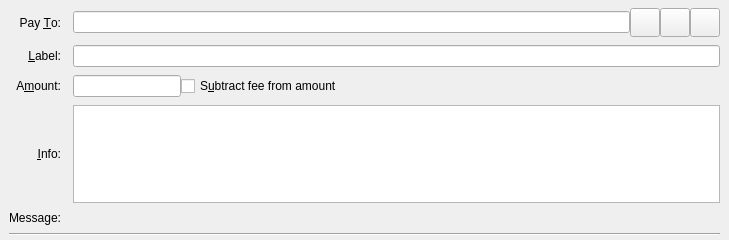
<?xml version="1.0" encoding="UTF-8"?>
<ui version="4.0">
 <class>SendCoinsEntry</class>
 <widget class="QStackedWidget" name="SendCoinsEntry">
  <property name="geometry">
   <rect>
    <x>0</x>
    <y>0</y>
    <width>729</width>
    <height>240</height>
   </rect>
  </property>
  <property name="focusPolicy">
   <enum>Qt::TabFocus</enum>
  </property>
  <property name="autoFillBackground">
   <bool>false</bool>
  </property>
  <property name="currentIndex">
   <number>0</number>
  </property>
  <widget class="QFrame" name="SendCoins">
   <property name="toolTip">
    <string>This is a normal payment.</string>
   </property>
   <property name="frameShape">
    <enum>QFrame::NoFrame</enum>
   </property>
   <layout class="QGridLayout" name="gridLayout">
    <property name="topMargin">
     <number>8</number>
    </property>
    <property name="bottomMargin">
     <number>4</number>
    </property>
    <property name="horizontalSpacing">
     <number>12</number>
    </property>
    <property name="verticalSpacing">
     <number>8</number>
    </property>
    <item row="0" column="0">
     <widget class="QLabel" name="payToLabel">
      <property name="text">
       <string>Pay &amp;To:</string>
      </property>
      <property name="alignment">
       <set>Qt::AlignRight|Qt::AlignTrailing|Qt::AlignVCenter</set>
      </property>
      <property name="buddy">
       <cstring>payTo</cstring>
      </property>
     </widget>
    </item>
    <item row="0" column="1">
     <layout class="QHBoxLayout" name="payToLayout">
      <property name="spacing">
       <number>0</number>
      </property>
      <item>
       <widget class="QValidatedLineEdit" name="payTo">
        <property name="toolTip">
         <string>The Graviocoin address to send the payment to</string>
        </property>
       </widget>
      </item>
      <item>
       <widget class="QToolButton" name="addressBookButton">
        <property name="toolTip">
         <string>Choose previously used address</string>
        </property>
        <property name="text">
         <string/>
        </property>
        <property name="icon">
         <iconset resource="../bitcoin.qrc">
          <normaloff>:/icons/address-book</normaloff>:/icons/address-book</iconset>
        </property>
        <property name="iconSize">
         <size>
          <width>22</width>
          <height>22</height>
         </size>
        </property>
        <property name="shortcut">
         <string>Alt+A</string>
        </property>
       </widget>
      </item>
      <item>
       <widget class="QToolButton" name="pasteButton">
        <property name="toolTip">
         <string>Paste address from clipboard</string>
        </property>
        <property name="text">
         <string/>
        </property>
        <property name="icon">
         <iconset resource="../bitcoin.qrc">
          <normaloff>:/icons/editpaste</normaloff>:/icons/editpaste</iconset>
        </property>
        <property name="iconSize">
         <size>
          <width>22</width>
          <height>22</height>
         </size>
        </property>
        <property name="shortcut">
         <string>Alt+P</string>
        </property>
       </widget>
      </item>
      <item>
       <widget class="QToolButton" name="deleteButton">
        <property name="toolTip">
         <string>Remove this entry</string>
        </property>
        <property name="text">
         <string/>
        </property>
        <property name="icon">
         <iconset resource="../bitcoin.qrc">
          <normaloff>:/icons/remove</normaloff>:/icons/remove</iconset>
        </property>
        <property name="iconSize">
         <size>
          <width>22</width>
          <height>22</height>
         </size>
        </property>
       </widget>
      </item>
     </layout>
    </item>
    <item row="4" column="0">
     <widget class="QLabel" name="messageLabel">
      <property name="text">
       <string>Message:</string>
      </property>
      <property name="alignment">
       <set>Qt::AlignRight|Qt::AlignTrailing|Qt::AlignVCenter</set>
      </property>
     </widget>
    </item>
    <item row="2" column="0">
     <widget class="QLabel" name="amountLabel">
      <property name="text">
       <string>A&amp;mount:</string>
      </property>
      <property name="alignment">
       <set>Qt::AlignRight|Qt::AlignTrailing|Qt::AlignVCenter</set>
      </property>
      <property name="buddy">
       <cstring>payAmount</cstring>
      </property>
     </widget>
    </item>
    <item row="4" column="1">
     <widget class="QLabel" name="messageTextLabel">
      <property name="toolTip">
       <string>A message that was attached to the graviocoin: URI which will be stored with the transaction for your reference. Note: This message will not be sent over the Graviocoin network.</string>
      </property>
      <property name="textFormat">
       <enum>Qt::PlainText</enum>
      </property>
     </widget>
    </item>
    <item row="3" column="1">
     <widget class="QPlainTextEdit" name="blob">
      <property name="frameShape">
       <enum>QFrame::StyledPanel</enum>
      </property>
      <property name="frameShadow">
       <enum>QFrame::Sunken</enum>
      </property>
      <property name="verticalScrollBarPolicy">
       <enum>Qt::ScrollBarAsNeeded</enum>
      </property>
      <property name="lineWrapMode">
       <enum>QPlainTextEdit::NoWrap</enum>
      </property>
      <property name="centerOnScroll">
       <bool>false</bool>
      </property>
     </widget>
    </item>
    <item row="1" column="0">
     <widget class="QLabel" name="labellLabel">
      <property name="text">
       <string>&amp;Label:</string>
      </property>
      <property name="alignment">
       <set>Qt::AlignRight|Qt::AlignTrailing|Qt::AlignVCenter</set>
      </property>
      <property name="buddy">
       <cstring>addAsLabel</cstring>
      </property>
     </widget>
    </item>
    <item row="2" column="1">
     <layout class="QHBoxLayout" name="horizontalLayoutAmount" stretch="0,1">
      <item>
       <widget class="BitcoinAmountField" name="payAmount"/>
      </item>
      <item>
       <widget class="QCheckBox" name="checkboxSubtractFeeFromAmount">
        <property name="toolTip">
         <string>The fee will be deducted from the amount being sent. The recipient will receive less graviocoins than you enter in the amount field. If multiple recipients are selected, the fee is split equally.</string>
        </property>
        <property name="text">
         <string>S&amp;ubtract fee from amount</string>
        </property>
       </widget>
      </item>
     </layout>
    </item>
    <item row="1" column="1">
     <widget class="QLineEdit" name="addAsLabel">
      <property name="toolTip">
       <string>Enter a label for this address to add it to the list of used addresses</string>
      </property>
     </widget>
    </item>
    <item row="3" column="0">
     <widget class="QLabel" name="blobLabel">
      <property name="text">
       <string>&amp;Info:</string>
      </property>
      <property name="alignment">
       <set>Qt::AlignRight|Qt::AlignTrailing|Qt::AlignVCenter</set>
      </property>
      <property name="buddy">
       <cstring>blob</cstring>
      </property>
     </widget>
    </item>
    <item row="5" column="0" colspan="2">
     <widget class="Line" name="line">
      <property name="orientation">
       <enum>Qt::Horizontal</enum>
      </property>
     </widget>
    </item>
   </layout>
  </widget>
  <widget class="QFrame" name="SendCoins_UnauthenticatedPaymentRequest">
   <property name="palette">
    <palette>
     <active>
      <colorrole role="WindowText">
       <brush brushstyle="SolidPattern">
        <color alpha="255">
         <red>0</red>
         <green>0</green>
         <blue>0</blue>
        </color>
       </brush>
      </colorrole>
      <colorrole role="Button">
       <brush brushstyle="SolidPattern">
        <color alpha="255">
         <red>255</red>
         <green>255</green>
         <blue>127</blue>
        </color>
       </brush>
      </colorrole>
      <colorrole role="Light">
       <brush brushstyle="SolidPattern">
        <color alpha="255">
         <red>255</red>
         <green>255</green>
         <blue>255</blue>
        </color>
       </brush>
      </colorrole>
      <colorrole role="Midlight">
       <brush brushstyle="SolidPattern">
        <color alpha="255">
         <red>255</red>
         <green>255</green>
         <blue>191</blue>
        </color>
       </brush>
      </colorrole>
      <colorrole role="Dark">
       <brush brushstyle="SolidPattern">
        <color alpha="255">
         <red>127</red>
         <green>127</green>
         <blue>63</blue>
        </color>
       </brush>
      </colorrole>
      <colorrole role="Mid">
       <brush brushstyle="SolidPattern">
        <color alpha="255">
         <red>170</red>
         <green>170</green>
         <blue>84</blue>
        </color>
       </brush>
      </colorrole>
      <colorrole role="Text">
       <brush brushstyle="SolidPattern">
        <color alpha="255">
         <red>0</red>
         <green>0</green>
         <blue>0</blue>
        </color>
       </brush>
      </colorrole>
      <colorrole role="BrightText">
       <brush brushstyle="SolidPattern">
        <color alpha="255">
         <red>255</red>
         <green>255</green>
         <blue>255</blue>
        </color>
       </brush>
      </colorrole>
      <colorrole role="ButtonText">
       <brush brushstyle="SolidPattern">
        <color alpha="255">
         <red>0</red>
         <green>0</green>
         <blue>0</blue>
        </color>
       </brush>
      </colorrole>
      <colorrole role="Base">
       <brush brushstyle="SolidPattern">
        <color alpha="255">
         <red>255</red>
         <green>255</green>
         <blue>255</blue>
        </color>
       </brush>
      </colorrole>
      <colorrole role="Window">
       <brush brushstyle="SolidPattern">
        <color alpha="255">
         <red>255</red>
         <green>255</green>
         <blue>127</blue>
        </color>
       </brush>
      </colorrole>
      <colorrole role="Shadow">
       <brush brushstyle="SolidPattern">
        <color alpha="255">
         <red>0</red>
         <green>0</green>
         <blue>0</blue>
        </color>
       </brush>
      </colorrole>
      <colorrole role="AlternateBase">
       <brush brushstyle="SolidPattern">
        <color alpha="255">
         <red>255</red>
         <green>255</green>
         <blue>191</blue>
        </color>
       </brush>
      </colorrole>
      <colorrole role="ToolTipBase">
       <brush brushstyle="SolidPattern">
        <color alpha="255">
         <red>255</red>
         <green>255</green>
         <blue>220</blue>
        </color>
       </brush>
      </colorrole>
      <colorrole role="ToolTipText">
       <brush brushstyle="SolidPattern">
        <color alpha="255">
         <red>0</red>
         <green>0</green>
         <blue>0</blue>
        </color>
       </brush>
      </colorrole>
     </active>
     <inactive>
      <colorrole role="WindowText">
       <brush brushstyle="SolidPattern">
        <color alpha="255">
         <red>0</red>
         <green>0</green>
         <blue>0</blue>
        </color>
       </brush>
      </colorrole>
      <colorrole role="Button">
       <brush brushstyle="SolidPattern">
        <color alpha="255">
         <red>255</red>
         <green>255</green>
         <blue>127</blue>
        </color>
       </brush>
      </colorrole>
      <colorrole role="Light">
       <brush brushstyle="SolidPattern">
        <color alpha="255">
         <red>255</red>
         <green>255</green>
         <blue>255</blue>
        </color>
       </brush>
      </colorrole>
      <colorrole role="Midlight">
       <brush brushstyle="SolidPattern">
        <color alpha="255">
         <red>255</red>
         <green>255</green>
         <blue>191</blue>
        </color>
       </brush>
      </colorrole>
      <colorrole role="Dark">
       <brush brushstyle="SolidPattern">
        <color alpha="255">
         <red>127</red>
         <green>127</green>
         <blue>63</blue>
        </color>
       </brush>
      </colorrole>
      <colorrole role="Mid">
       <brush brushstyle="SolidPattern">
        <color alpha="255">
         <red>170</red>
         <green>170</green>
         <blue>84</blue>
        </color>
       </brush>
      </colorrole>
      <colorrole role="Text">
       <brush brushstyle="SolidPattern">
        <color alpha="255">
         <red>0</red>
         <green>0</green>
         <blue>0</blue>
        </color>
       </brush>
      </colorrole>
      <colorrole role="BrightText">
       <brush brushstyle="SolidPattern">
        <color alpha="255">
         <red>255</red>
         <green>255</green>
         <blue>255</blue>
        </color>
       </brush>
      </colorrole>
      <colorrole role="ButtonText">
       <brush brushstyle="SolidPattern">
        <color alpha="255">
         <red>0</red>
         <green>0</green>
         <blue>0</blue>
        </color>
       </brush>
      </colorrole>
      <colorrole role="Base">
       <brush brushstyle="SolidPattern">
        <color alpha="255">
         <red>255</red>
         <green>255</green>
         <blue>255</blue>
        </color>
       </brush>
      </colorrole>
      <colorrole role="Window">
       <brush brushstyle="SolidPattern">
        <color alpha="255">
         <red>255</red>
         <green>255</green>
         <blue>127</blue>
        </color>
       </brush>
      </colorrole>
      <colorrole role="Shadow">
       <brush brushstyle="SolidPattern">
        <color alpha="255">
         <red>0</red>
         <green>0</green>
         <blue>0</blue>
        </color>
       </brush>
      </colorrole>
      <colorrole role="AlternateBase">
       <brush brushstyle="SolidPattern">
        <color alpha="255">
         <red>255</red>
         <green>255</green>
         <blue>191</blue>
        </color>
       </brush>
      </colorrole>
      <colorrole role="ToolTipBase">
       <brush brushstyle="SolidPattern">
        <color alpha="255">
         <red>255</red>
         <green>255</green>
         <blue>220</blue>
        </color>
       </brush>
      </colorrole>
      <colorrole role="ToolTipText">
       <brush brushstyle="SolidPattern">
        <color alpha="255">
         <red>0</red>
         <green>0</green>
         <blue>0</blue>
        </color>
       </brush>
      </colorrole>
     </inactive>
     <disabled>
      <colorrole role="WindowText">
       <brush brushstyle="SolidPattern">
        <color alpha="255">
         <red>127</red>
         <green>127</green>
         <blue>63</blue>
        </color>
       </brush>
      </colorrole>
      <colorrole role="Button">
       <brush brushstyle="SolidPattern">
        <color alpha="255">
         <red>255</red>
         <green>255</green>
         <blue>127</blue>
        </color>
       </brush>
      </colorrole>
      <colorrole role="Light">
       <brush brushstyle="SolidPattern">
        <color alpha="255">
         <red>255</red>
         <green>255</green>
         <blue>255</blue>
        </color>
       </brush>
      </colorrole>
      <colorrole role="Midlight">
       <brush brushstyle="SolidPattern">
        <color alpha="255">
         <red>255</red>
         <green>255</green>
         <blue>191</blue>
        </color>
       </brush>
      </colorrole>
      <colorrole role="Dark">
       <brush brushstyle="SolidPattern">
        <color alpha="255">
         <red>127</red>
         <green>127</green>
         <blue>63</blue>
        </color>
       </brush>
      </colorrole>
      <colorrole role="Mid">
       <brush brushstyle="SolidPattern">
        <color alpha="255">
         <red>170</red>
         <green>170</green>
         <blue>84</blue>
        </color>
       </brush>
      </colorrole>
      <colorrole role="Text">
       <brush brushstyle="SolidPattern">
        <color alpha="255">
         <red>127</red>
         <green>127</green>
         <blue>63</blue>
        </color>
       </brush>
      </colorrole>
      <colorrole role="BrightText">
       <brush brushstyle="SolidPattern">
        <color alpha="255">
         <red>255</red>
         <green>255</green>
         <blue>255</blue>
        </color>
       </brush>
      </colorrole>
      <colorrole role="ButtonText">
       <brush brushstyle="SolidPattern">
        <color alpha="255">
         <red>127</red>
         <green>127</green>
         <blue>63</blue>
        </color>
       </brush>
      </colorrole>
      <colorrole role="Base">
       <brush brushstyle="SolidPattern">
        <color alpha="255">
         <red>255</red>
         <green>255</green>
         <blue>127</blue>
        </color>
       </brush>
      </colorrole>
      <colorrole role="Window">
       <brush brushstyle="SolidPattern">
        <color alpha="255">
         <red>255</red>
         <green>255</green>
         <blue>127</blue>
        </color>
       </brush>
      </colorrole>
      <colorrole role="Shadow">
       <brush brushstyle="SolidPattern">
        <color alpha="255">
         <red>0</red>
         <green>0</green>
         <blue>0</blue>
        </color>
       </brush>
      </colorrole>
      <colorrole role="AlternateBase">
       <brush brushstyle="SolidPattern">
        <color alpha="255">
         <red>255</red>
         <green>255</green>
         <blue>127</blue>
        </color>
       </brush>
      </colorrole>
      <colorrole role="ToolTipBase">
       <brush brushstyle="SolidPattern">
        <color alpha="255">
         <red>255</red>
         <green>255</green>
         <blue>220</blue>
        </color>
       </brush>
      </colorrole>
      <colorrole role="ToolTipText">
       <brush brushstyle="SolidPattern">
        <color alpha="255">
         <red>0</red>
         <green>0</green>
         <blue>0</blue>
        </color>
       </brush>
      </colorrole>
     </disabled>
    </palette>
   </property>
   <property name="toolTip">
    <string>This is an unauthenticated payment request.</string>
   </property>
   <property name="autoFillBackground">
    <bool>true</bool>
   </property>
   <property name="frameShape">
    <enum>QFrame::NoFrame</enum>
   </property>
   <layout class="QGridLayout" name="gridLayout_is">
    <property name="spacing">
     <number>12</number>
    </property>
    <item row="0" column="0">
     <widget class="QLabel" name="payToLabel_is">
      <property name="text">
       <string>Pay To:</string>
      </property>
      <property name="alignment">
       <set>Qt::AlignRight|Qt::AlignTrailing|Qt::AlignVCenter</set>
      </property>
     </widget>
    </item>
    <item row="0" column="1">
     <layout class="QHBoxLayout" name="payToLayout_is">
      <property name="spacing">
       <number>0</number>
      </property>
      <item>
       <widget class="QLabel" name="payTo_is"/>
      </item>
      <item>
       <widget class="QToolButton" name="deleteButton_is">
        <property name="toolTip">
         <string>Remove this entry</string>
        </property>
        <property name="text">
         <string/>
        </property>
        <property name="icon">
         <iconset resource="../bitcoin.qrc">
          <normaloff>:/icons/remove</normaloff>:/icons/remove</iconset>
        </property>
       </widget>
      </item>
     </layout>
    </item>
    <item row="1" column="0">
     <widget class="QLabel" name="memoLabel_is">
      <property name="text">
       <string>Memo:</string>
      </property>
      <property name="alignment">
       <set>Qt::AlignRight|Qt::AlignTrailing|Qt::AlignVCenter</set>
      </property>
     </widget>
    </item>
    <item row="1" column="1">
     <widget class="QLabel" name="memoTextLabel_is">
      <property name="textFormat">
       <enum>Qt::PlainText</enum>
      </property>
     </widget>
    </item>
    <item row="2" column="0">
     <widget class="QLabel" name="amountLabel_is">
      <property name="text">
       <string>A&amp;mount:</string>
      </property>
      <property name="alignment">
       <set>Qt::AlignRight|Qt::AlignTrailing|Qt::AlignVCenter</set>
      </property>
      <property name="buddy">
       <cstring>payAmount_is</cstring>
      </property>
     </widget>
    </item>
    <item row="2" column="1">
     <widget class="BitcoinAmountField" name="payAmount_is">
      <property name="acceptDrops">
       <bool>false</bool>
      </property>
     </widget>
    </item>
   </layout>
  </widget>
  <widget class="QFrame" name="SendCoins_AuthenticatedPaymentRequest">
   <property name="palette">
    <palette>
     <active>
      <colorrole role="WindowText">
       <brush brushstyle="SolidPattern">
        <color alpha="255">
         <red>0</red>
         <green>0</green>
         <blue>0</blue>
        </color>
       </brush>
      </colorrole>
      <colorrole role="Button">
       <brush brushstyle="SolidPattern">
        <color alpha="255">
         <red>140</red>
         <green>232</green>
         <blue>119</blue>
        </color>
       </brush>
      </colorrole>
      <colorrole role="Light">
       <brush brushstyle="SolidPattern">
        <color alpha="255">
         <red>230</red>
         <green>255</green>
         <blue>224</blue>
        </color>
       </brush>
      </colorrole>
      <colorrole role="Midlight">
       <brush brushstyle="SolidPattern">
        <color alpha="255">
         <red>185</red>
         <green>243</green>
         <blue>171</blue>
        </color>
       </brush>
      </colorrole>
      <colorrole role="Dark">
       <brush brushstyle="SolidPattern">
        <color alpha="255">
         <red>70</red>
         <green>116</green>
         <blue>59</blue>
        </color>
       </brush>
      </colorrole>
      <colorrole role="Mid">
       <brush brushstyle="SolidPattern">
        <color alpha="255">
         <red>93</red>
         <green>155</green>
         <blue>79</blue>
        </color>
       </brush>
      </colorrole>
      <colorrole role="Text">
       <brush brushstyle="SolidPattern">
        <color alpha="255">
         <red>0</red>
         <green>0</green>
         <blue>0</blue>
        </color>
       </brush>
      </colorrole>
      <colorrole role="BrightText">
       <brush brushstyle="SolidPattern">
        <color alpha="255">
         <red>155</red>
         <green>255</green>
         <blue>147</blue>
        </color>
       </brush>
      </colorrole>
      <colorrole role="ButtonText">
       <brush brushstyle="SolidPattern">
        <color alpha="255">
         <red>0</red>
         <green>0</green>
         <blue>0</blue>
        </color>
       </brush>
      </colorrole>
      <colorrole role="Base">
       <brush brushstyle="SolidPattern">
        <color alpha="255">
         <red>119</red>
         <green>255</green>
         <blue>233</blue>
        </color>
       </brush>
      </colorrole>
      <colorrole role="Window">
       <brush brushstyle="SolidPattern">
        <color alpha="255">
         <red>140</red>
         <green>232</green>
         <blue>119</blue>
        </color>
       </brush>
      </colorrole>
      <colorrole role="Shadow">
       <brush brushstyle="SolidPattern">
        <color alpha="255">
         <red>0</red>
         <green>0</green>
         <blue>0</blue>
        </color>
       </brush>
      </colorrole>
      <colorrole role="AlternateBase">
       <brush brushstyle="SolidPattern">
        <color alpha="255">
         <red>197</red>
         <green>243</green>
         <blue>187</blue>
        </color>
       </brush>
      </colorrole>
      <colorrole role="NoRole">
       <brush brushstyle="SolidPattern">
        <color alpha="255">
         <red>125</red>
         <green>194</green>
         <blue>122</blue>
        </color>
       </brush>
      </colorrole>
      <colorrole role="ToolTipBase">
       <brush brushstyle="SolidPattern">
        <color alpha="255">
         <red>255</red>
         <green>255</green>
         <blue>220</blue>
        </color>
       </brush>
      </colorrole>
      <colorrole role="ToolTipText">
       <brush brushstyle="SolidPattern">
        <color alpha="255">
         <red>0</red>
         <green>0</green>
         <blue>0</blue>
        </color>
       </brush>
      </colorrole>
     </active>
     <inactive>
      <colorrole role="WindowText">
       <brush brushstyle="SolidPattern">
        <color alpha="255">
         <red>0</red>
         <green>0</green>
         <blue>0</blue>
        </color>
       </brush>
      </colorrole>
      <colorrole role="Button">
       <brush brushstyle="SolidPattern">
        <color alpha="255">
         <red>140</red>
         <green>232</green>
         <blue>119</blue>
        </color>
       </brush>
      </colorrole>
      <colorrole role="Light">
       <brush brushstyle="SolidPattern">
        <color alpha="255">
         <red>230</red>
         <green>255</green>
         <blue>224</blue>
        </color>
       </brush>
      </colorrole>
      <colorrole role="Midlight">
       <brush brushstyle="SolidPattern">
        <color alpha="255">
         <red>185</red>
         <green>243</green>
         <blue>171</blue>
        </color>
       </brush>
      </colorrole>
      <colorrole role="Dark">
       <brush brushstyle="SolidPattern">
        <color alpha="255">
         <red>70</red>
         <green>116</green>
         <blue>59</blue>
        </color>
       </brush>
      </colorrole>
      <colorrole role="Mid">
       <brush brushstyle="SolidPattern">
        <color alpha="255">
         <red>93</red>
         <green>155</green>
         <blue>79</blue>
        </color>
       </brush>
      </colorrole>
      <colorrole role="Text">
       <brush brushstyle="SolidPattern">
        <color alpha="255">
         <red>0</red>
         <green>0</green>
         <blue>0</blue>
        </color>
       </brush>
      </colorrole>
      <colorrole role="BrightText">
       <brush brushstyle="SolidPattern">
        <color alpha="255">
         <red>155</red>
         <green>255</green>
         <blue>147</blue>
        </color>
       </brush>
      </colorrole>
      <colorrole role="ButtonText">
       <brush brushstyle="SolidPattern">
        <color alpha="255">
         <red>0</red>
         <green>0</green>
         <blue>0</blue>
        </color>
       </brush>
      </colorrole>
      <colorrole role="Base">
       <brush brushstyle="SolidPattern">
        <color alpha="255">
         <red>119</red>
         <green>255</green>
         <blue>233</blue>
        </color>
       </brush>
      </colorrole>
      <colorrole role="Window">
       <brush brushstyle="SolidPattern">
        <color alpha="255">
         <red>140</red>
         <green>232</green>
         <blue>119</blue>
        </color>
       </brush>
      </colorrole>
      <colorrole role="Shadow">
       <brush brushstyle="SolidPattern">
        <color alpha="255">
         <red>0</red>
         <green>0</green>
         <blue>0</blue>
        </color>
       </brush>
      </colorrole>
      <colorrole role="AlternateBase">
       <brush brushstyle="SolidPattern">
        <color alpha="255">
         <red>197</red>
         <green>243</green>
         <blue>187</blue>
        </color>
       </brush>
      </colorrole>
      <colorrole role="NoRole">
       <brush brushstyle="SolidPattern">
        <color alpha="255">
         <red>125</red>
         <green>194</green>
         <blue>122</blue>
        </color>
       </brush>
      </colorrole>
      <colorrole role="ToolTipBase">
       <brush brushstyle="SolidPattern">
        <color alpha="255">
         <red>255</red>
         <green>255</green>
         <blue>220</blue>
        </color>
       </brush>
      </colorrole>
      <colorrole role="ToolTipText">
       <brush brushstyle="SolidPattern">
        <color alpha="255">
         <red>0</red>
         <green>0</green>
         <blue>0</blue>
        </color>
       </brush>
      </colorrole>
     </inactive>
     <disabled>
      <colorrole role="WindowText">
       <brush brushstyle="SolidPattern">
        <color alpha="255">
         <red>70</red>
         <green>116</green>
         <blue>59</blue>
        </color>
       </brush>
      </colorrole>
      <colorrole role="Button">
       <brush brushstyle="SolidPattern">
        <color alpha="255">
         <red>140</red>
         <green>232</green>
         <blue>119</blue>
        </color>
       </brush>
      </colorrole>
      <colorrole role="Light">
       <brush brushstyle="SolidPattern">
        <color alpha="255">
         <red>230</red>
         <green>255</green>
         <blue>224</blue>
        </color>
       </brush>
      </colorrole>
      <colorrole role="Midlight">
       <brush brushstyle="SolidPattern">
        <color alpha="255">
         <red>185</red>
         <green>243</green>
         <blue>171</blue>
        </color>
       </brush>
      </colorrole>
      <colorrole role="Dark">
       <brush brushstyle="SolidPattern">
        <color alpha="255">
         <red>70</red>
         <green>116</green>
         <blue>59</blue>
        </color>
       </brush>
      </colorrole>
      <colorrole role="Mid">
       <brush brushstyle="SolidPattern">
        <color alpha="255">
         <red>93</red>
         <green>155</green>
         <blue>79</blue>
        </color>
       </brush>
      </colorrole>
      <colorrole role="Text">
       <brush brushstyle="SolidPattern">
        <color alpha="255">
         <red>70</red>
         <green>116</green>
         <blue>59</blue>
        </color>
       </brush>
      </colorrole>
      <colorrole role="BrightText">
       <brush brushstyle="SolidPattern">
        <color alpha="255">
         <red>155</red>
         <green>255</green>
         <blue>147</blue>
        </color>
       </brush>
      </colorrole>
      <colorrole role="ButtonText">
       <brush brushstyle="SolidPattern">
        <color alpha="255">
         <red>70</red>
         <green>116</green>
         <blue>59</blue>
        </color>
       </brush>
      </colorrole>
      <colorrole role="Base">
       <brush brushstyle="SolidPattern">
        <color alpha="255">
         <red>140</red>
         <green>232</green>
         <blue>119</blue>
        </color>
       </brush>
      </colorrole>
      <colorrole role="Window">
       <brush brushstyle="SolidPattern">
        <color alpha="255">
         <red>140</red>
         <green>232</green>
         <blue>119</blue>
        </color>
       </brush>
      </colorrole>
      <colorrole role="Shadow">
       <brush brushstyle="SolidPattern">
        <color alpha="255">
         <red>0</red>
         <green>0</green>
         <blue>0</blue>
        </color>
       </brush>
      </colorrole>
      <colorrole role="AlternateBase">
       <brush brushstyle="SolidPattern">
        <color alpha="255">
         <red>140</red>
         <green>232</green>
         <blue>119</blue>
        </color>
       </brush>
      </colorrole>
      <colorrole role="NoRole">
       <brush brushstyle="SolidPattern">
        <color alpha="255">
         <red>125</red>
         <green>194</green>
         <blue>122</blue>
        </color>
       </brush>
      </colorrole>
      <colorrole role="ToolTipBase">
       <brush brushstyle="SolidPattern">
        <color alpha="255">
         <red>255</red>
         <green>255</green>
         <blue>220</blue>
        </color>
       </brush>
      </colorrole>
      <colorrole role="ToolTipText">
       <brush brushstyle="SolidPattern">
        <color alpha="255">
         <red>0</red>
         <green>0</green>
         <blue>0</blue>
        </color>
       </brush>
      </colorrole>
     </disabled>
    </palette>
   </property>
   <property name="toolTip">
    <string>This is an authenticated payment request.</string>
   </property>
   <property name="autoFillBackground">
    <bool>true</bool>
   </property>
   <property name="frameShape">
    <enum>QFrame::NoFrame</enum>
   </property>
   <layout class="QGridLayout" name="gridLayout_s">
    <property name="spacing">
     <number>12</number>
    </property>
    <item row="0" column="0">
     <widget class="QLabel" name="payToLabel_s">
      <property name="text">
       <string>Pay To:</string>
      </property>
      <property name="alignment">
       <set>Qt::AlignRight|Qt::AlignTrailing|Qt::AlignVCenter</set>
      </property>
     </widget>
    </item>
    <item row="0" column="1">
     <layout class="QHBoxLayout" name="payToLayout_s">
      <property name="spacing">
       <number>0</number>
      </property>
      <item>
       <widget class="QLabel" name="payTo_s">
        <property name="textFormat">
         <enum>Qt::PlainText</enum>
        </property>
       </widget>
      </item>
      <item>
       <widget class="QToolButton" name="deleteButton_s">
        <property name="toolTip">
         <string>Remove this entry</string>
        </property>
        <property name="text">
         <string/>
        </property>
        <property name="icon">
         <iconset resource="../bitcoin.qrc">
          <normaloff>:/icons/remove</normaloff>:/icons/remove</iconset>
        </property>
       </widget>
      </item>
     </layout>
    </item>
    <item row="1" column="0">
     <widget class="QLabel" name="memoLabel_s">
      <property name="text">
       <string>Memo:</string>
      </property>
      <property name="alignment">
       <set>Qt::AlignRight|Qt::AlignTrailing|Qt::AlignVCenter</set>
      </property>
     </widget>
    </item>
    <item row="1" column="1">
     <widget class="QLabel" name="memoTextLabel_s">
      <property name="textFormat">
       <enum>Qt::PlainText</enum>
      </property>
     </widget>
    </item>
    <item row="2" column="0">
     <widget class="QLabel" name="amountLabel_s">
      <property name="text">
       <string>A&amp;mount:</string>
      </property>
      <property name="alignment">
       <set>Qt::AlignRight|Qt::AlignTrailing|Qt::AlignVCenter</set>
      </property>
      <property name="buddy">
       <cstring>payAmount_s</cstring>
      </property>
     </widget>
    </item>
    <item row="2" column="1">
     <widget class="BitcoinAmountField" name="payAmount_s">
      <property name="acceptDrops">
       <bool>false</bool>
      </property>
     </widget>
    </item>
   </layout>
  </widget>
 </widget>
 <customwidgets>
  <customwidget>
   <class>QValidatedLineEdit</class>
   <extends>QLineEdit</extends>
   <header>qvalidatedlineedit.h</header>
  </customwidget>
  <customwidget>
   <class>BitcoinAmountField</class>
   <extends>QLineEdit</extends>
   <header>bitcoinamountfield.h</header>
   <container>1</container>
  </customwidget>
 </customwidgets>
 <tabstops>
  <tabstop>payTo</tabstop>
  <tabstop>addressBookButton</tabstop>
  <tabstop>pasteButton</tabstop>
  <tabstop>deleteButton</tabstop>
  <tabstop>addAsLabel</tabstop>
  <tabstop>payAmount</tabstop>
  <tabstop>payAmount_is</tabstop>
  <tabstop>deleteButton_is</tabstop>
  <tabstop>payAmount_s</tabstop>
  <tabstop>deleteButton_s</tabstop>
 </tabstops>
 <resources>
  <include location="../bitcoin.qrc"/>
 </resources>
 <connections/>
</ui>
